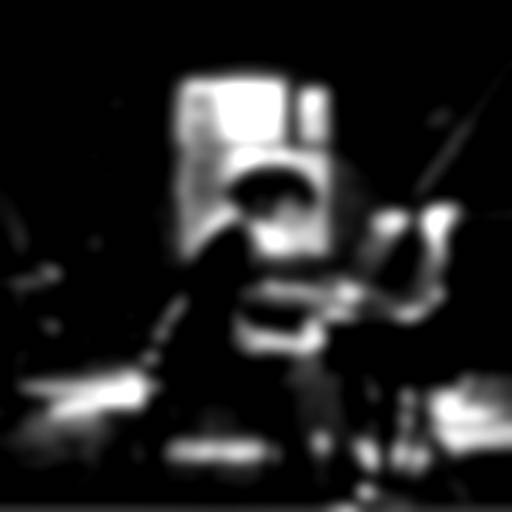
#> input picture training_scripts/conditioning_image_1.jpg, 512 x 512 px
$ python -i pdimg.py   (imports and definitions only)
#> lines starting #> are read from the running program, lines starting #| are printed output that depends on the picture
#> further down, picture is the input picture: PIL image 512x512 RGB; min 0, max 255, mean 37.3
import os

from PIL import Image, ImageFilter
import matplotlib.pyplot as plt
from PIL import Image, ImageEnhance, ImageFilter,ImageOps
import numpy as np
import cv2

from datasets import load_dataset,load_from_disk

from pathlib import Path
# import wandb
import random

def imgprocess(img):
    rand_num = random.uniform(-0.3, 1)
    rand_num = round(rand_num, 2)
    # 打开原始图像
    if img.mode != 'RGB':
        img = img.convert('RGB')

    img = img.convert('L')
    # img = ImageOps.equalize(img, mask=None)
    img = img.resize((1536, 1536), resample=Image.BILINEAR)
#> img: PIL image 1536x1536 L
    enhancer = ImageEnhance.Contrast(img)
    img_contrast = enhancer.enhance(1.3)
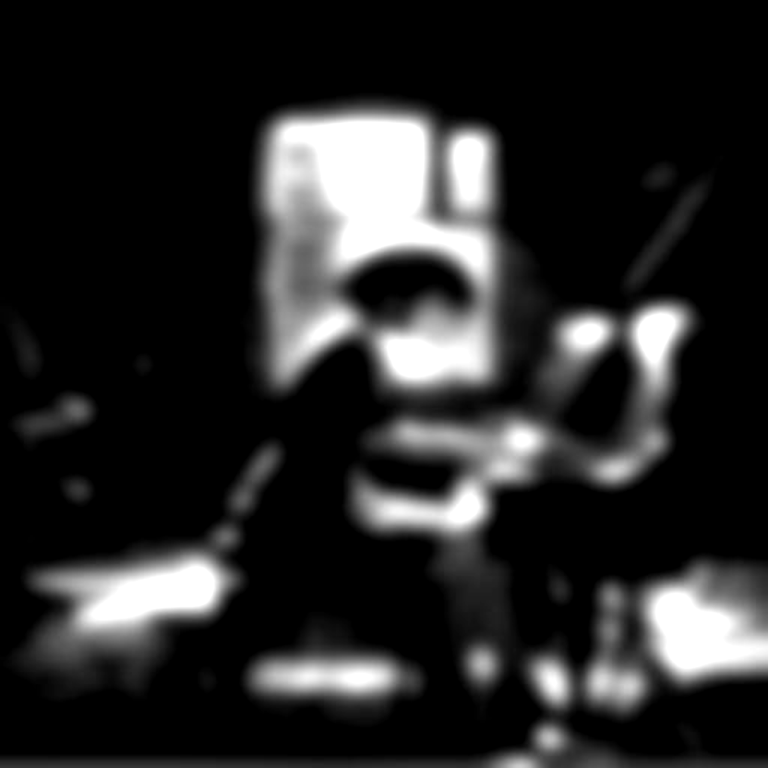
#> img_contrast: PIL image 1536x1536 L (shown at 1/2 size); min 0, max 255, mean 40.8
    img = img_contrast

    # 使用高斯模糊去除一部分细节
    img = img.filter(ImageFilter.GaussianBlur(radius=5))
    img = img.filter(ImageFilter.BoxBlur(radius=15))
    img = img.filter(ImageFilter.GaussianBlur(radius=10+rand_num))
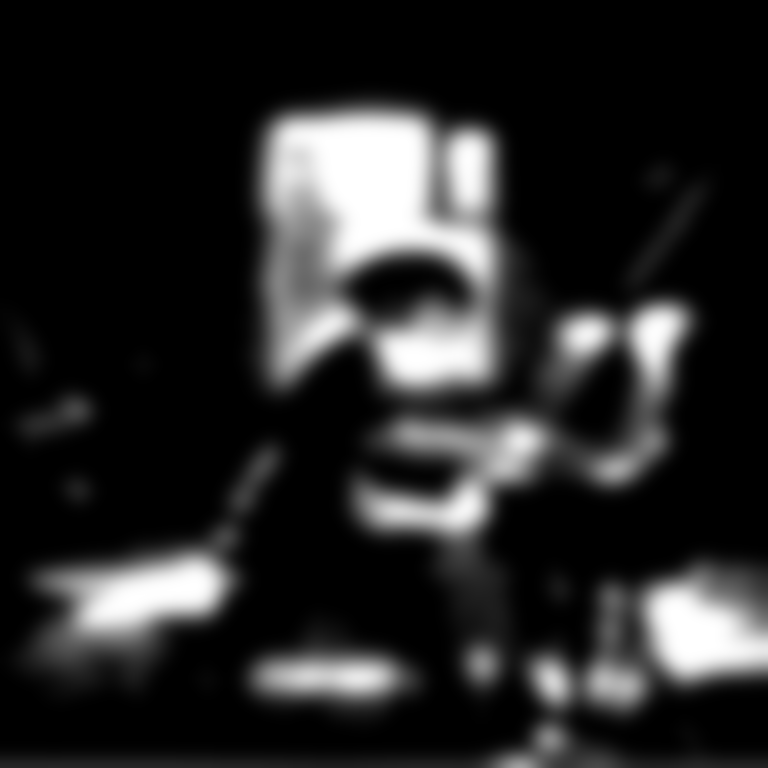
#> img: PIL image 1536x1536 L (shown at 1/2 size); min 0, max 255, mean 40.8

    # 使用中值滤波器去除更多的细节
    img = img.filter(ImageFilter.MedianFilter(size=3))
    img = img.filter(ImageFilter.SMOOTH)
    # 使用边缘增强滤波器保留光影和色块的模糊关系

    img = img.filter(ImageFilter.UnsharpMask(radius=2, percent=150, threshold=1))

    img_array = np.array(img)

    img = cv2.cvtColor(img_array, cv2.COLOR_RGB2BGR)
#> img: shape (1536, 1536, 3)

    # 将图像转换为灰度图像
    gray = cv2.cvtColor(img, cv2.COLOR_BGR2GRAY)

    # 对图像进行自适应直方图均衡化
    clahe = cv2.createCLAHE(clipLimit=1.0, tileGridSize=(8,8))
    cl_img = clahe.apply(gray)
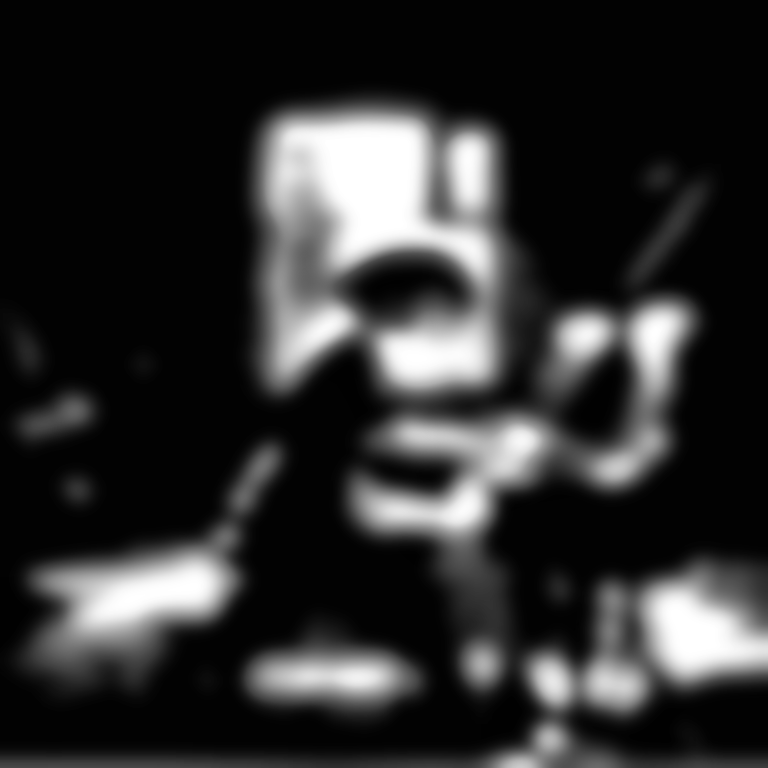
#> cl_img: shape (1536, 1536) (shown at 1/2 size); min 1, max 255, mean 47.3

    # 将图像转换为 Pillow 格式，并显示处理后的图像
    img = Image.fromarray(cl_img)
    img = img.resize((img.size[0] // 16, img.size[1] // 16), resample=Image.BOX)
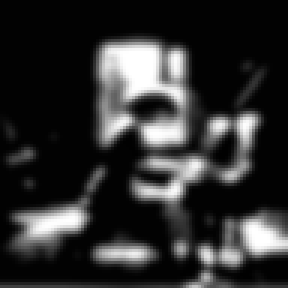
#> img: PIL image 96x96 L (shown 3 times larger); min 1, max 255, mean 47.3
    img = img.resize((img.size[0] * 16, img.size[1] * 16), resample=Image.NEAREST)
#> img: PIL image 1536x1536 L
    img = img.filter(ImageFilter.GaussianBlur(radius=10))
    # enhancer = ImageEnhance.Contrast(img)
    # img_contrast = enhancer.enhance(1.2 + rand_num * 0.15)
    img = img_contrast
    img = img.resize((512,512), resample=Image.BILINEAR)
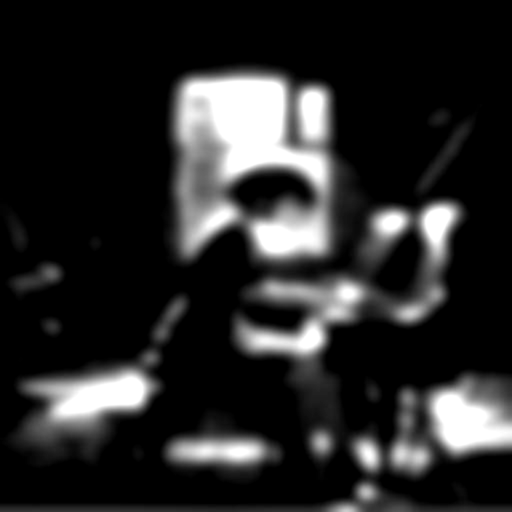
#> img: PIL image 512x512 L; min 0, max 255, mean 40.8
    # print(f"{time.time()}处理图片{img}")

    return img


def transforms(examples):
    examples["conditioning_image"] = [imgprocess(image) for image in examples["grayscale_image"]]
    return examples

# def ntransforms(examples):
#     examples["newo_image"] = [oimgprocess(image) for image in examples["image"]]
#     return examples
# wandb.init(project='light-dataset-test')
#


cache_dir = "./cachedata"
# [1 line not run here, left out]
odatapath="./outdata"
# [1 line that did not run here, left out]
# dataset=load_from_disk("/mnt/disks/consdata/consdeimg")

# [10 lines not run here, left out]
# [1 line that did not run here, left out]
# [1 line that did not run here, left out]

# [8 lines not run here, left out]

>>> from PIL import Image
>>> picture = Image.open('training_scripts/conditioning_image_1.jpg')
>>> result = imgprocess(picture)

$ run again, on training_scripts/conditioning_image_2.jpg
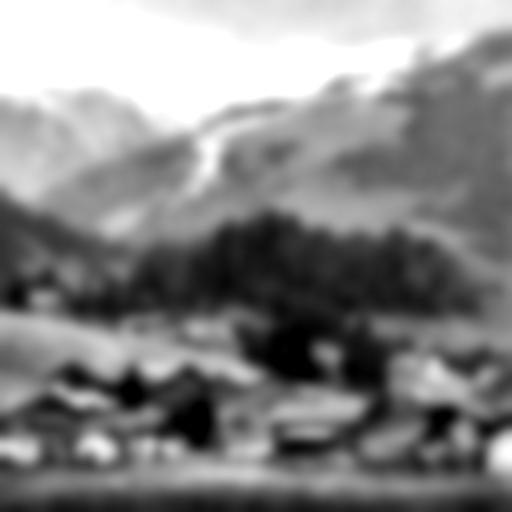
#> input picture training_scripts/conditioning_image_2.jpg, 512 x 512 px
#> picture is the input picture: PIL image 512x512 L; min 0, max 255, mean 132.2
#> in imgprocess, `cl_img = clahe.apply(gray)`:
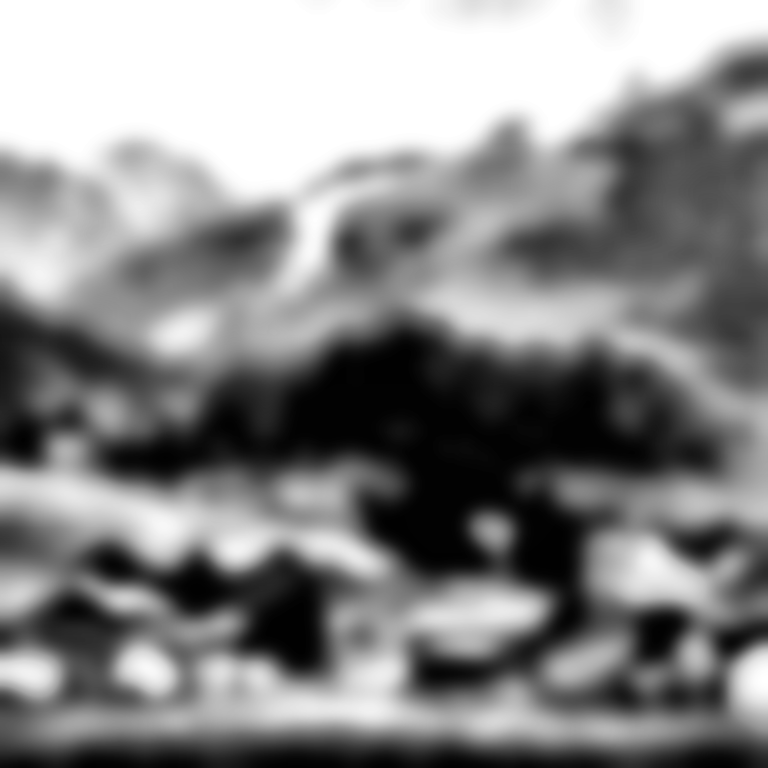
#> cl_img: shape (1536, 1536) (shown at 1/2 size); min 0, max 255, mean 134.8
#> in imgprocess, `img = img.resize((512,512), resample=Image.BILINEAR)`:
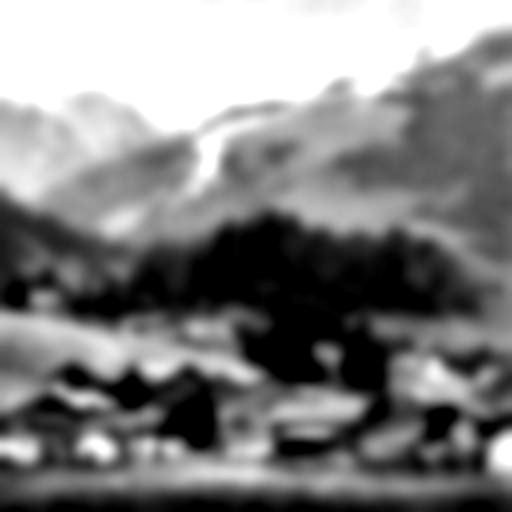
#> img: PIL image 512x512 L; min 0, max 255, mean 128.3

$ run again, on training_scripts/conditioning_image_3.jpg
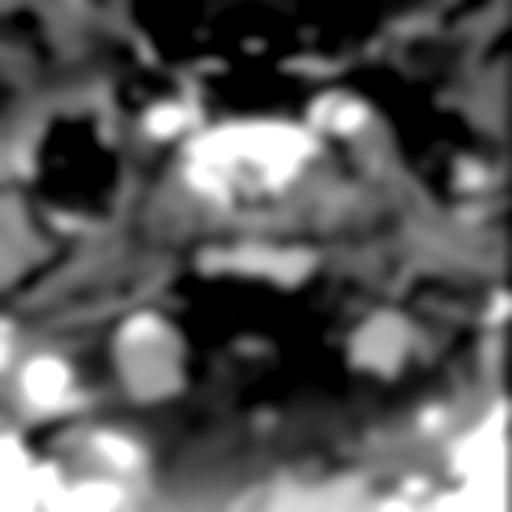
#> input picture training_scripts/conditioning_image_3.jpg, 512 x 512 px
#> picture is the input picture: PIL image 512x512 L; min 0, max 255, mean 90.7
#> in imgprocess, `cl_img = clahe.apply(gray)`:
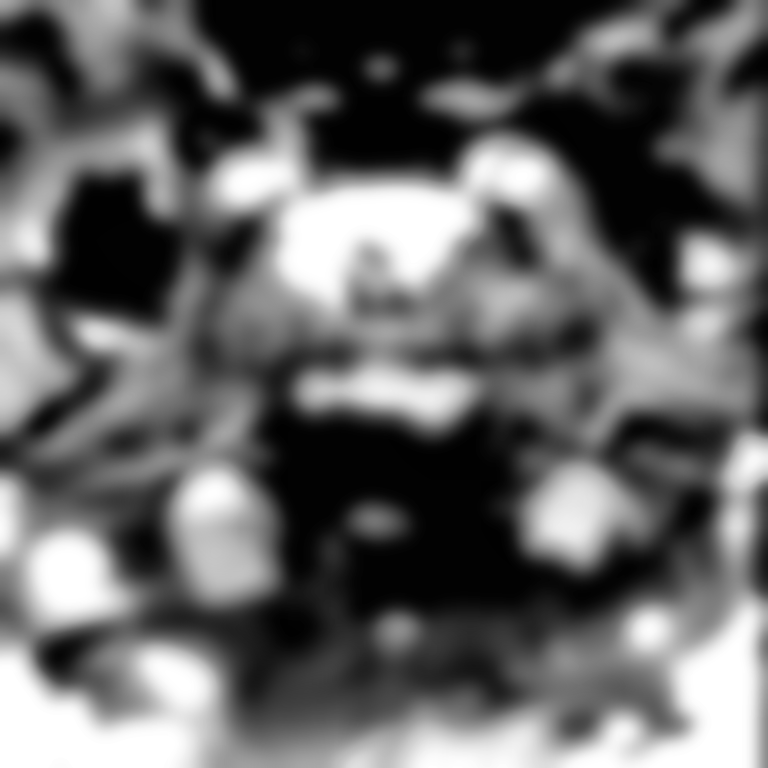
#> cl_img: shape (1536, 1536) (shown at 1/2 size); min 1, max 255, mean 101.2
#> in imgprocess, `img = img.resize((512,512), resample=Image.BILINEAR)`:
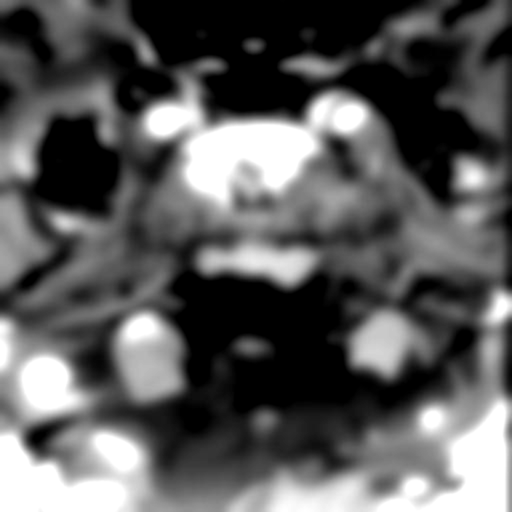
#> img: PIL image 512x512 L; min 0, max 255, mean 91
